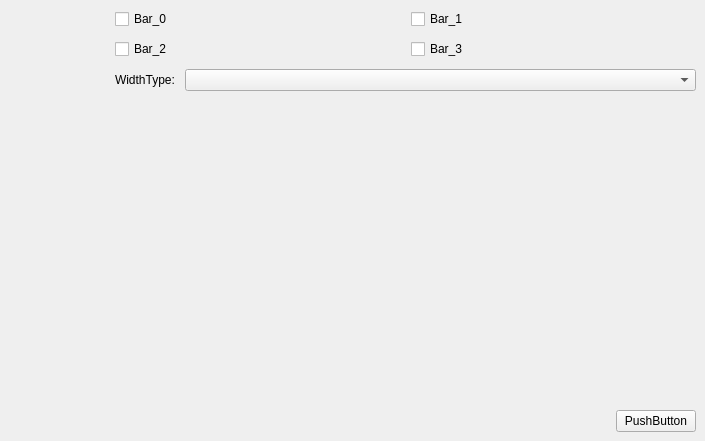
<?xml version="1.0" encoding="UTF-8"?>
<ui version="4.0">
 <class>CatBarChart</class>
 <widget class="QWidget" name="CatBarChart">
  <property name="geometry">
   <rect>
    <x>0</x>
    <y>0</y>
    <width>705</width>
    <height>441</height>
   </rect>
  </property>
  <property name="windowTitle">
   <string>Form</string>
  </property>
  <layout class="QHBoxLayout" name="RootLayout">
   <property name="spacing">
    <number>6</number>
   </property>
   <property name="leftMargin">
    <number>9</number>
   </property>
   <property name="topMargin">
    <number>9</number>
   </property>
   <property name="rightMargin">
    <number>9</number>
   </property>
   <property name="bottomMargin">
    <number>9</number>
   </property>
   <item>
    <widget class="QWidget" name="ChartWidgets" native="true">
     <property name="minimumSize">
      <size>
       <width>100</width>
       <height>0</height>
      </size>
     </property>
     <layout class="QVBoxLayout" name="ChartWidgetsLayout">
      <property name="spacing">
       <number>0</number>
      </property>
      <property name="leftMargin">
       <number>0</number>
      </property>
      <property name="topMargin">
       <number>0</number>
      </property>
      <property name="rightMargin">
       <number>0</number>
      </property>
      <property name="bottomMargin">
       <number>0</number>
      </property>
      <item>
       <layout class="QVBoxLayout" name="verticalLayout_2"/>
      </item>
     </layout>
    </widget>
   </item>
   <item>
    <widget class="QWidget" name="FunctionWidget" native="true">
     <layout class="QVBoxLayout" name="verticalLayout">
      <property name="spacing">
       <number>10</number>
      </property>
      <property name="leftMargin">
       <number>0</number>
      </property>
      <property name="topMargin">
       <number>0</number>
      </property>
      <property name="rightMargin">
       <number>0</number>
      </property>
      <property name="bottomMargin">
       <number>0</number>
      </property>
      <item>
       <layout class="QGridLayout" name="gridLayout">
        <property name="topMargin">
         <number>0</number>
        </property>
        <property name="spacing">
         <number>10</number>
        </property>
        <item row="0" column="1">
         <widget class="QCheckBox" name="Bar_1">
          <property name="text">
           <string>Bar_1</string>
          </property>
         </widget>
        </item>
        <item row="0" column="0">
         <widget class="QCheckBox" name="Bar_0">
          <property name="text">
           <string>Bar_0</string>
          </property>
         </widget>
        </item>
        <item row="1" column="0">
         <widget class="QCheckBox" name="Bar_2">
          <property name="text">
           <string>Bar_2</string>
          </property>
         </widget>
        </item>
        <item row="1" column="1">
         <widget class="QCheckBox" name="Bar_3">
          <property name="text">
           <string>Bar_3</string>
          </property>
         </widget>
        </item>
       </layout>
      </item>
      <item>
       <layout class="QFormLayout" name="formLayout">
        <property name="horizontalSpacing">
         <number>10</number>
        </property>
        <property name="verticalSpacing">
         <number>10</number>
        </property>
        <property name="topMargin">
         <number>0</number>
        </property>
        <item row="0" column="0">
         <widget class="QLabel" name="WidthTypeLabel">
          <property name="text">
           <string>WidthType:</string>
          </property>
         </widget>
        </item>
        <item row="0" column="1">
         <widget class="QComboBox" name="WidthTypeBox"/>
        </item>
       </layout>
      </item>
      <item>
       <spacer name="verticalSpacer">
        <property name="orientation">
         <enum>Qt::Vertical</enum>
        </property>
        <property name="sizeHint" stdset="0">
         <size>
          <width>20</width>
          <height>392</height>
         </size>
        </property>
       </spacer>
      </item>
      <item>
       <layout class="QHBoxLayout" name="horizontalLayout_2">
        <item>
         <spacer name="horizontalSpacer">
          <property name="orientation">
           <enum>Qt::Horizontal</enum>
          </property>
          <property name="sizeHint" stdset="0">
           <size>
            <width>40</width>
            <height>20</height>
           </size>
          </property>
         </spacer>
        </item>
        <item>
         <widget class="QPushButton" name="StartButton">
          <property name="text">
           <string>PushButton</string>
          </property>
         </widget>
        </item>
       </layout>
      </item>
     </layout>
    </widget>
   </item>
  </layout>
 </widget>
 <resources/>
 <connections/>
</ui>
